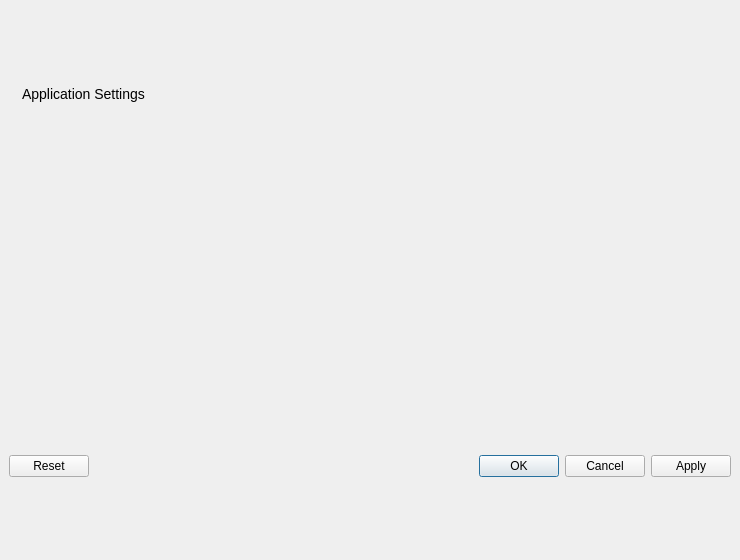
<?xml version="1.0" encoding="UTF-8"?>
<ui version="4.0">
 <class>PreferencesDialog</class>
 <widget class="QDialog" name="PreferencesDialog">
  <property name="geometry">
   <rect>
    <x>0</x>
    <y>0</y>
    <width>740</width>
    <height>560</height>
   </rect>
  </property>
  <property name="windowTitle">
   <string>Application Settings</string>
  </property>
  <property name="windowIcon">
   <iconset resource="../icons.qrc">
    <normaloff>:/icons/small_wrench.png</normaloff>:/icons/small_wrench.png</iconset>
  </property>
  <layout class="QVBoxLayout" name="verticalLayout">
   <property name="spacing">
    <number>0</number>
   </property>
   <property name="leftMargin">
    <number>0</number>
   </property>
   <property name="topMargin">
    <number>0</number>
   </property>
   <property name="rightMargin">
    <number>0</number>
   </property>
   <property name="bottomMargin">
    <number>0</number>
   </property>
   <item>
    <widget class="QWidget" name="titleWidget" native="true">
     <layout class="QHBoxLayout" name="horizontalLayout_3">
      <item>
       <widget class="QLabel" name="label_2">
        <property name="text">
         <string/>
        </property>
        <property name="pixmap">
         <pixmap resource="../icons.qrc">:/icons/wrench.png</pixmap>
        </property>
       </widget>
      </item>
      <item>
       <widget class="QLabel" name="title_2">
        <property name="styleSheet">
         <string notr="true">QLabel { font-size: 14px; }</string>
        </property>
        <property name="text">
         <string>Application Settings</string>
        </property>
       </widget>
      </item>
      <item>
       <spacer name="horizontalSpacer_2">
        <property name="orientation">
         <enum>Qt::Horizontal</enum>
        </property>
        <property name="sizeHint" stdset="0">
         <size>
          <width>159</width>
          <height>20</height>
         </size>
        </property>
       </spacer>
      </item>
     </layout>
    </widget>
   </item>
   <item>
    <widget class="Developer::PrettyTabWidget" name="mainWidget" native="true"/>
   </item>
   <item>
    <widget class="QWidget" name="buttons" native="true">
     <layout class="QHBoxLayout" name="horizontalLayout">
      <item>
       <widget class="QDialogButtonBox" name="buttonBox">
        <property name="standardButtons">
         <set>QDialogButtonBox::Apply|QDialogButtonBox::Cancel|QDialogButtonBox::Ok|QDialogButtonBox::Reset</set>
        </property>
       </widget>
      </item>
     </layout>
    </widget>
   </item>
  </layout>
 </widget>
 <customwidgets>
  <customwidget>
   <class>Developer::PrettyTabWidget</class>
   <extends>QWidget</extends>
   <header>prettytabwidget.hpp</header>
   <container>1</container>
  </customwidget>
 </customwidgets>
 <resources>
  <include location="../icons.qrc"/>
 </resources>
 <connections>
  <connection>
   <sender>buttonBox</sender>
   <signal>clicked(QAbstractButton*)</signal>
   <receiver>PreferencesDialog</receiver>
   <slot>buttonClicked(QAbstractButton*)</slot>
   <hints>
    <hint type="sourcelabel">
     <x>423</x>
     <y>362</y>
    </hint>
    <hint type="destinationlabel">
     <x>417</x>
     <y>561</y>
    </hint>
   </hints>
  </connection>
 </connections>
 <slots>
  <slot>buttonClicked(QAbstractButton*)</slot>
 </slots>
</ui>
